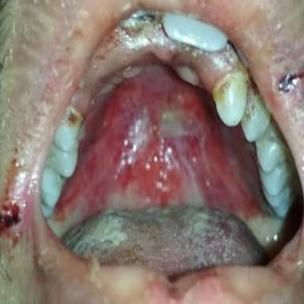
#> input picture dataset/train/cancer/10.jpg, 304 x 304 px
$ python -i blur_detector.py   (imports and definitions only)   (older library calls are emulated)
#> lines starting #> are read from the running program, lines starting #| are printed output that depends on the picture
import os
import cv2

def is_image_blurry(image_path: str, threshold: float = 1.5) -> tuple[bool, float]:
    """
    Detects if an image is fully blurry using Laplacian Variance.
    Default threshold 1.5 ensures only severe, illegible blur is flagged.
    """
#> called with image_path = 'dataset/train/cancer/10.jpg', threshold = 1.5
    if not os.path.exists(image_path):
        return True, 0.0

    image = cv2.imread(image_path)
#> image is the input picture: shape (304, 304, 3); mean B, G, R 110.7, 117.9, 135.7
    if image is None:
        return True, 0.0

    # Resize to standardize resolution before variance calculation
    resized = cv2.resize(image, (500, 500))
    gray = cv2.cvtColor(resized, cv2.COLOR_BGR2GRAY)
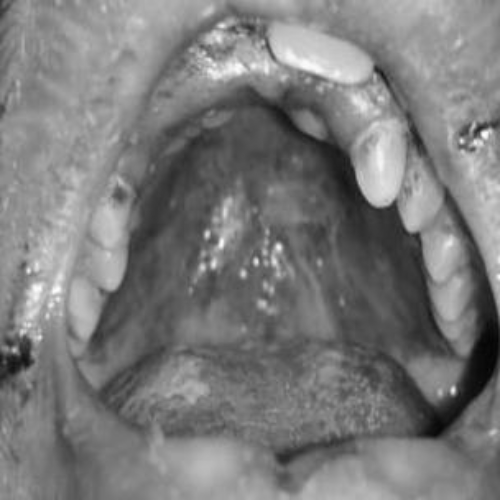
#> gray: shape (500, 500); min 3, max 253, mean 122.3
    sharpness_score = cv2.Laplacian(gray, cv2.CV_64F).var()
#> sharpness_score = 17.11

    is_blurry = sharpness_score < threshold
#> is_blurry = False
    return is_blurry, round(float(sharpness_score), 2)

>>> result = is_image_blurry('dataset/train/cancer/10.jpg')
#> result = (False, 17.11)

$ run again, on dataset/train/cancer/1005.jpg
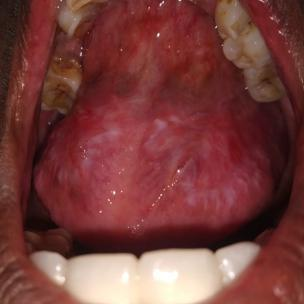
#> input picture dataset/train/cancer/1005.jpg, 304 x 304 px
#> in is_image_blurry, image is the input picture: shape (304, 304, 3); mean B, G, R 58.9, 61.6, 119.5
#> in is_image_blurry, `gray = cv2.cvtColor(resized, cv2.COLOR_BGR2GRAY)`:
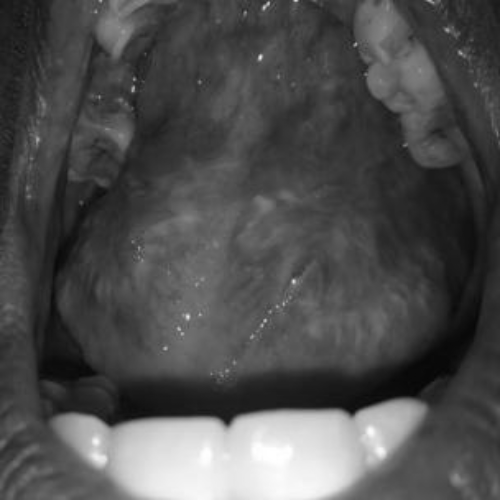
#> gray: shape (500, 500); min 6, max 255, mean 78.4
#> sharpness_score = 14.34
#> is_blurry = False
#> result = (False, 14.34)

$ run again, on dataset/train/cancer/1006.jpg
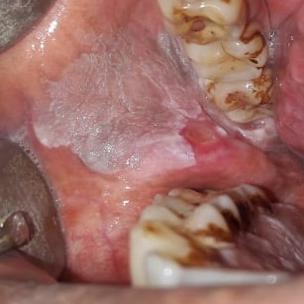
#> input picture dataset/train/cancer/1006.jpg, 304 x 304 px
#> in is_image_blurry, image is the input picture: shape (304, 304, 3); mean B, G, R 99.4, 106.3, 154.1
#> in is_image_blurry, `gray = cv2.cvtColor(resized, cv2.COLOR_BGR2GRAY)`:
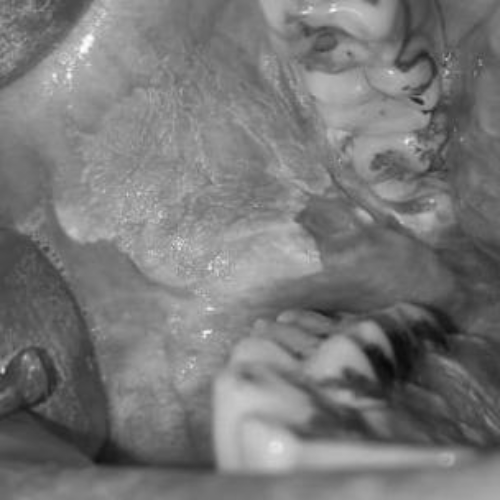
#> gray: shape (500, 500); min 9, max 253, mean 119.7
#> sharpness_score = 19.4
#> is_blurry = False
#> result = (False, 19.4)

$ run again, on dataset/train/cancer/110.jpg
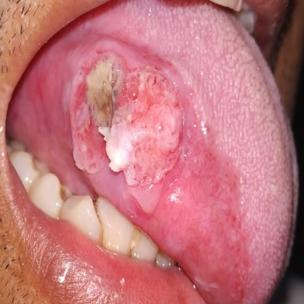
#> input picture dataset/train/cancer/110.jpg, 304 x 304 px
#> in is_image_blurry, image is the input picture: shape (304, 304, 3); mean B, G, R 122.1, 115.8, 192.6
#> in is_image_blurry, `gray = cv2.cvtColor(resized, cv2.COLOR_BGR2GRAY)`:
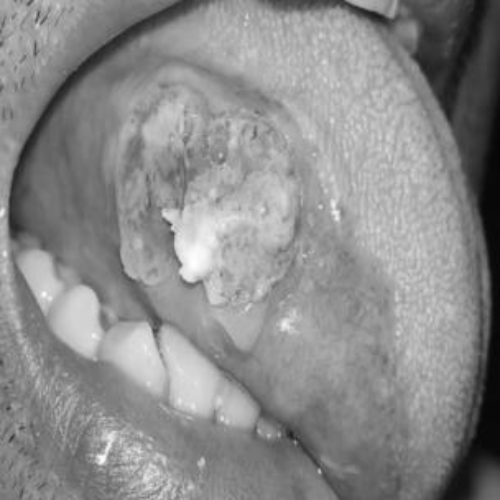
#> gray: shape (500, 500); min 5, max 254, mean 139.3
#> sharpness_score = 29.85
#> is_blurry = False
#> result = (False, 29.85)
